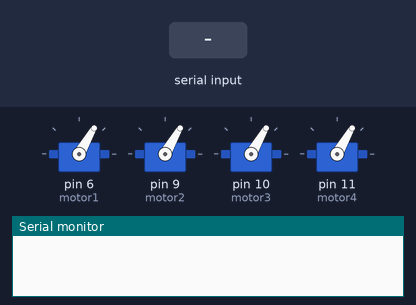
Bench run of a sketch on a simulated Arduino Uno, built with avr-gcc and run on an emulated ATmega328P. On the bench: 4 × servo, the last lines printed to the serial monitor. The inputs (shaded band) are chosen by the test bench.

Above: at 1.2 s.
1.3 s: "90,45\n" received over Serial
At 2.8 s:
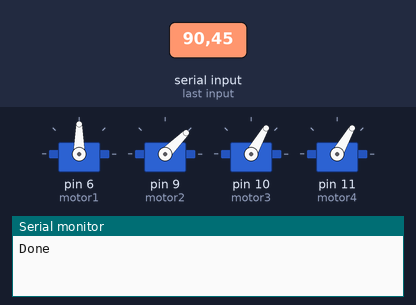
4.3 s: "90,45,200\n" received over Serial
At 10.0 s:
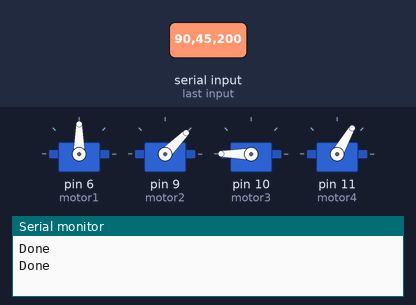
10.3 s: "30,150,10\n" received over Serial
At 10.76 s:
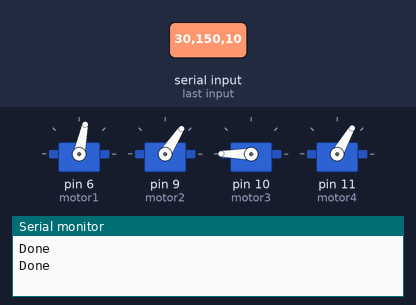
16.3 s: "0\n" received over Serial
At 19.21 s:
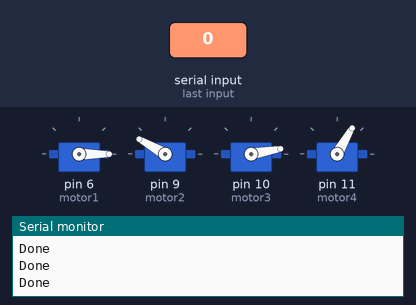
19.3 s: "90\n" received over Serial
At 20.07 s:
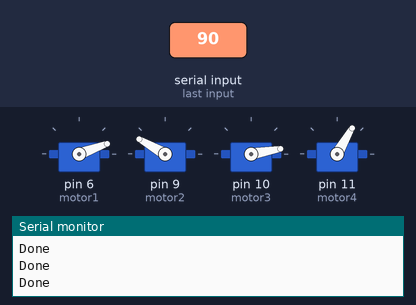
22.3 s: "200\n" received over Serial
Timing chart, 0 to 28.0 s (numbered marks = the images above; inputs shaded):
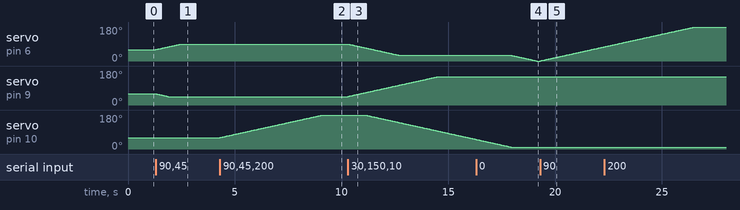

The sketch:

serialtest.ino
```cpp
//Test for controling angles by serial protocal
#include <Servo.h>
#include <math.h>
//declare 4 servo motors.
Servo motor1;
Servo motor2;
Servo motor3;
Servo motor4;

//simple serial tset
//,로 구분된 4가지 정수를 받아들여 값이 배열에 정확히 저장되는지 확인해보는 파일
int current_angles[4]={60,60,60,60};
int dest_angles[4]={60,60,60,60};

//현재각과 목표각의 차이 저장
int dif_angles[4]={0,0,0,0};
void setup() {

  motor1.attach(6); //pin number 입력
  motor2.attach(9);
  motor3.attach(10);
  motor4.attach(11);
  //initial angles are 60
  motor1.write(60);
  motor2.write(60);
  motor3.write(60);
  motor4.write(60);
  //board rate
  Serial.begin(9600);
}

void loop() {
  // put your main code here, to run repeatedly:

  if (Serial.available()>0){
    String receivedString = Serial.readStringUntil('\n');
    int index=0;
    char *ptr = strtok(const_cast<char*>(receivedString.c_str()), ",\n"); // 쉼표 또는 개행 문자로 문자열 분리
    while (ptr != NULL && index < 4) {
        dest_angles[index++] = atoi(ptr); // 문자열을 정수로 변환하여 배열에 저장
        ptr = strtok(NULL, ",\n");
      }

    int max_duration=0, min_duration=120; //모터가 가장 크게 움직여야할 각도, 가장 적게 움직여야할 각도를 정함
    //최소로 움직여야할 각, 최대로 움직여야할 각도를 저장
    for (int j=0;j<4;j++) {
      dif_angles[j]=dest_angles[j]-current_angles[j];
      if (max_duration<abs(dif_angles[j])){
          max_duration=abs(dif_angles[j]);
      }

      if (min_duration>abs(dif_angles[j])) {
          min_duration=abs(dif_angles[j]);
      }
    }

    //만약 모터가 움직여야할 최대각도가 0이 아니라면 모터를 움직여야함, 0인 경우는 모터를 움직일 필요가 없음
    if (max_duration!=0) {
        //Serial.println("move!");
        move_angle(max_duration,min_duration);
      //  motor1.write(dest_angles[0]);
      //  motor2.write(dest_angles[1]);
       // motor3.write(dest_angles[2]);
       // motor4.write(dest_angles[3]);
    }


    for (int o=0;o<4;o++) {
      current_angles[o]=dest_angles[o];
    }
    Serial.println("Done");
  }


}

/*move motor - 최대로 움직여야할 각과 최소로 움직여야할 각을 받아 모터를 동작
  모터는 속력이 증가, 일정, 감소하는 3구간으로 나누어져 동작, 인자 값은 그 구간을 나누는 기준이 된다.*/
void move_angle(int max, int min){
  int direction[4]; //각 값은 모터가 움직일 각도의 방향을 저장 (-1 or 1)
  int duration; //duration은 각 구간의 크기를 정하는 방향이 됌
  //초기 구간을 설정하는 로직 : min이 0일 경우(움직이지 않는 모터가 있을 경우, 그 구간은 max값을 이용해 결정된다)
 /* if (min==0) {
    duration=max/3;
  }
  //min이 0이 아닐 경우, 그 구간은 min으로 결정된다
  else {
    duration=min;
  }*/
  duration=max/3;
  //모터가 움직일 방향을 정한다, 만약 모터를 움직일 필요가 없다면 방향은 0으로 설정함
  for (int i=0;i<4;i++) {

    if (dif_angles[i]==0) {
      direction[i]=0;
    }
    else {
      direction[i]=(dif_angles[i]>0) ? 1 :-1;

    }
  }
/*  Serial.println("start t1");
  //속력 증가 구간
  for(int d_1=0,delay_t1=200; d_1<duration ;d_1++){

    for (int j=0;j<4;j++) {
      //도달 특정 목표각에 도달한다면
        if (current_angles[j]==dest_angles[j]){
          direction[j]=0;
        }
        current_angles[j]+=direction[j];
    }
    motor1.write(current_angles[0]);
    motor2.write(current_angles[1]);
    motor3.write(current_angles[2]);
    motor4.write(current_angles[3]);
    Serial.println("1");
    delay(delay_t1);
    if (delay_t1<100) {
      continue;
    }
    delay_t1-=40;
  }*/
  //구간 2의 경우 max 값에 의해 결정
//  duration=max/3;
  duration=max;
  //속력 일정 구간
  //Serial.println("start t2");
  for(int d_2 =0;d_2<duration;d_2++){
    //cnt의 경우 모든 direction이 0이 되었을 때(즉 모터가 더 이상 움직이지 않을 때) 종료조건
    for (int j=0,cnt=0;j<4;j++) {
        if (current_angles[j]==dest_angles[j]){
          cnt++;
          direction[j]=0;
          if(cnt==4){
          //  Serial.println("terminate 2");
            return;
          }
        }
        current_angles[j]+=direction[j];
    }
    motor1.write(current_angles[0]);
    motor2.write(current_angles[1]);
    motor3.write(current_angles[2]);
    motor4.write(current_angles[3]);
   // Serial.println("2");
    delay(40);
  }

  //속력 감소 구간, 해당 구간은 모두 목표각으로 갔을 때가 종료시점
 /* Serial.println("start t3");
  while(1) {
    int delay_t3=40;
    for (int j=0,cnt=0;j<4;j++) {
        if (current_angles[j]==dest_angles[j]){
          cnt++;
          direction[j]=0;
          if (cnt==4) {
            Serial.println("terminate 3");

            return;
            }
        }
        current_angles[j]+=direction[j];
    }
    motor1.write(current_angles[0]);
    motor2.write(current_angles[1]);
    motor3.write(current_angles[2]);
    motor4.write(current_angles[3]);
    Serial.println("3");
    delay(delay_t3);

    if (delay_t3>300) {
      continue;
    }
    delay_t3+=50;
  }*/

}
```

Measured:
- after the input at 1.3 s, servo on pin 6 (motor1): moves from 60° to 90° over 1.2 s, starting at once; servo on pin 9 (motor2): moves from 60° to 45° over 0.56 s, starting at once
- after the input at 4.3 s, servo on pin 10 (motor3): moves from 60° to 180° over 4.8 s, starting at once
- after the input at 10.3 s, servo on pin 6 (motor1): moves from 90° to 30° over 2.4 s, starting at once; servo on pin 9 (motor2): moves from 45° to 150° over 4.2 s, starting at once; servo on pin 10 (motor3): moves from 180° to 51° over 5.2 s, starting after 0.82 s
- after the input at 16.3 s, servo on pin 6 (motor1): moves from 30° to 0° over 1.2 s, starting after 1.7 s
- after the input at 19.3 s, servo on pin 6 (motor1): moves from 0° to 75° over 3.0 s, starting at once
